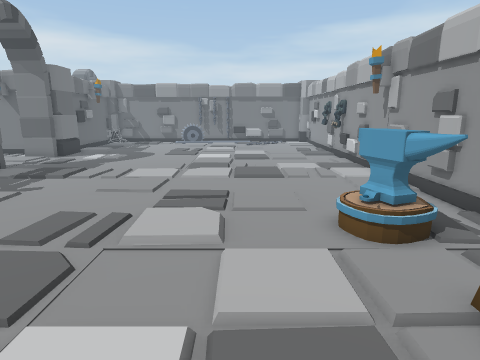
[1] (above)

24 first-person views from a walk through a Unity game level. The camera is 1.4 m above the floor, tilts 12° down and sees 75° across. The floor is counted in squares, 0.5 m on a side. Each view is taken from the middle of a square. On the plan, view 1 faces up. The plan holds only what a view shows up to about 20 squares ahead; the rest is blank. The place goes on beyond the plan.

[2]
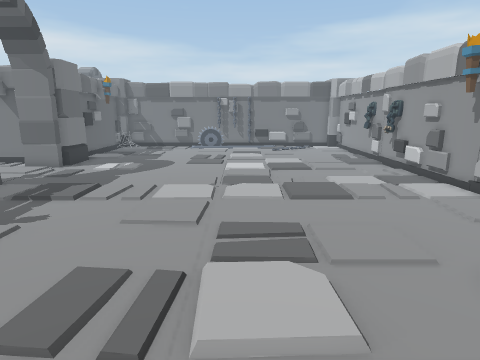

[3]
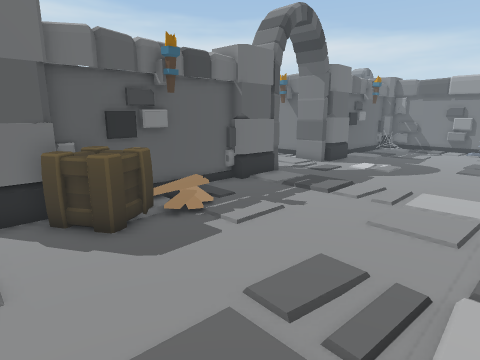

[4]
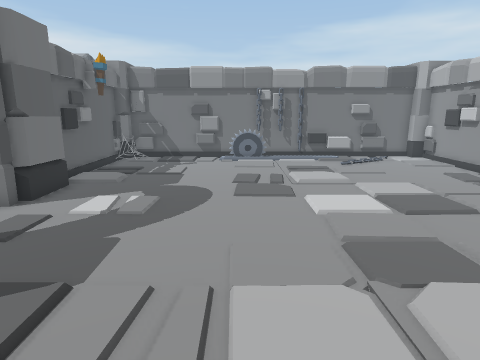

[5]
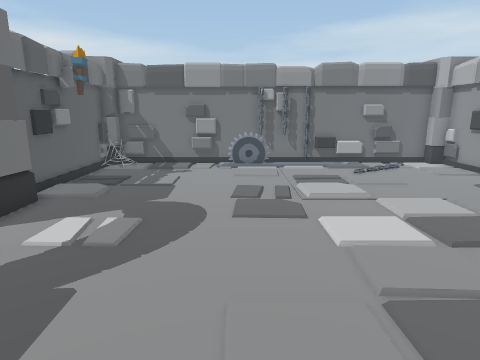

[6]
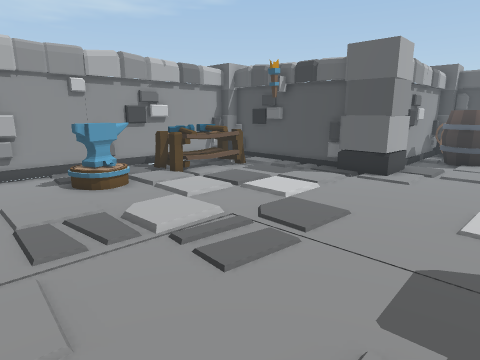

[7]
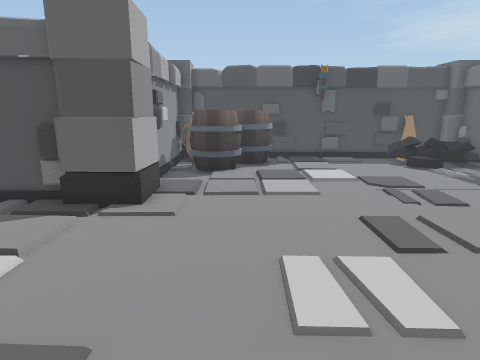

[8]
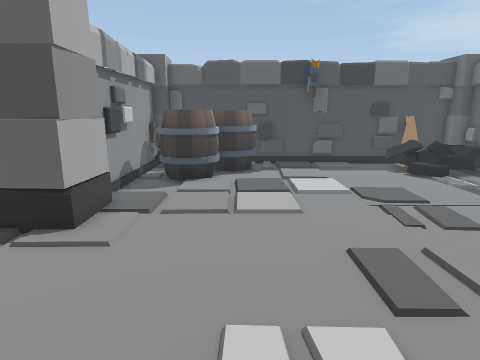

[9]
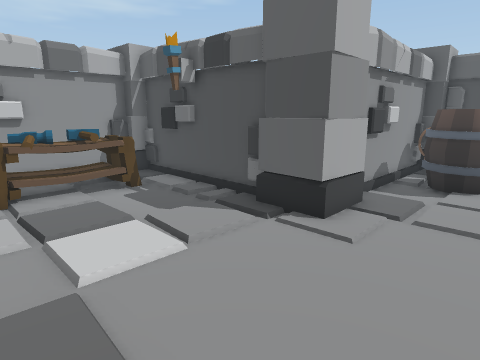

[10]
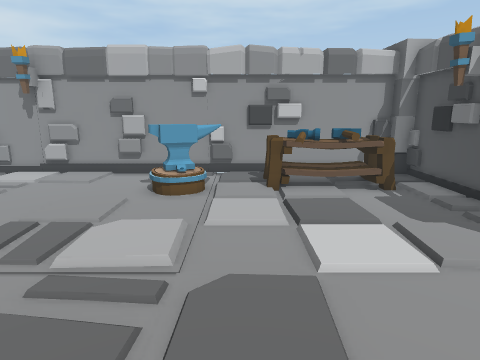

[11]
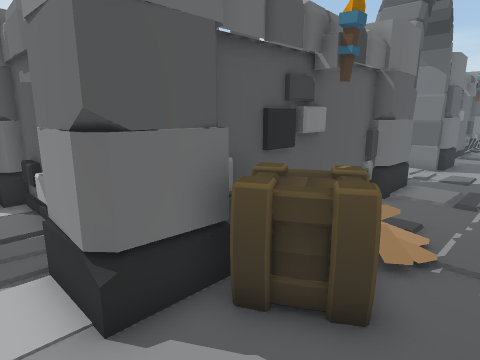

[12]
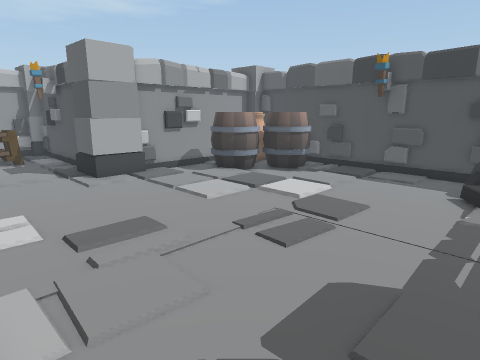

[13]
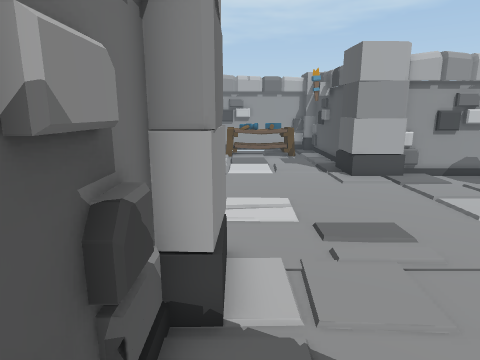

[14]
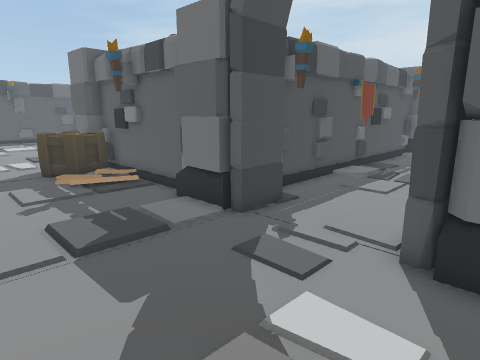

[15]
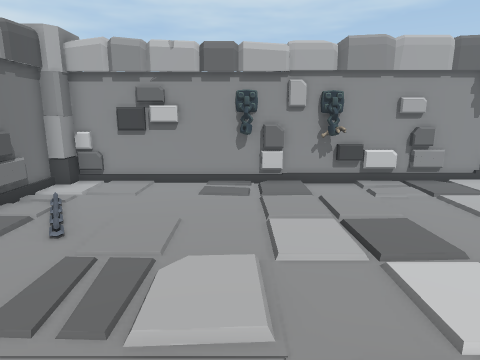

[16]
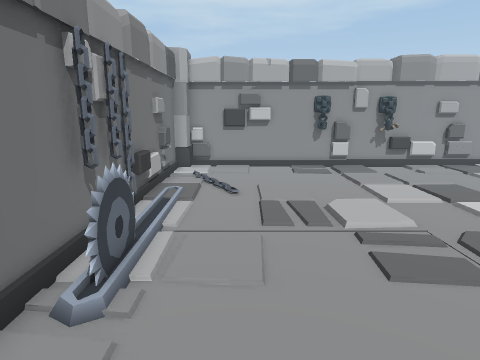

[17]
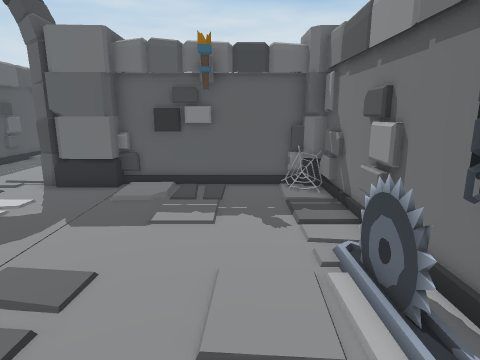

[18]
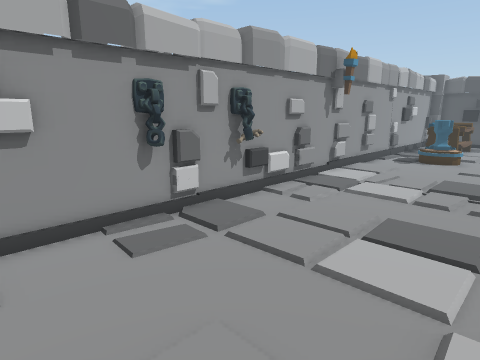

[19]
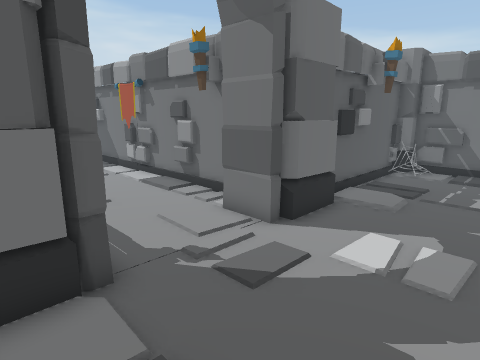

[20]
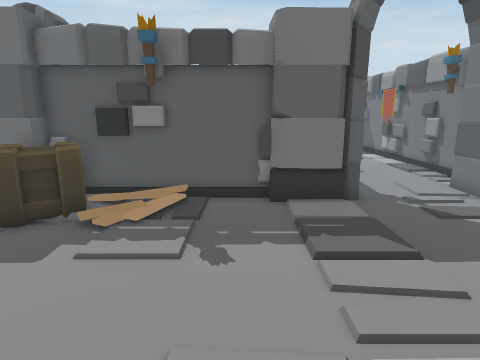

[21]
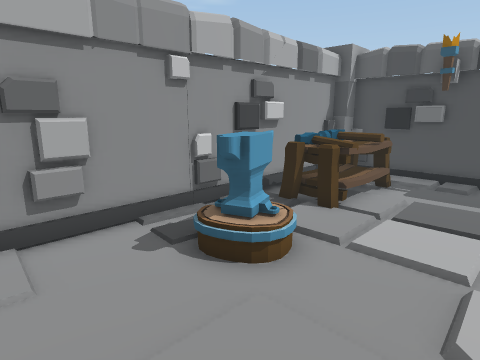

[22]
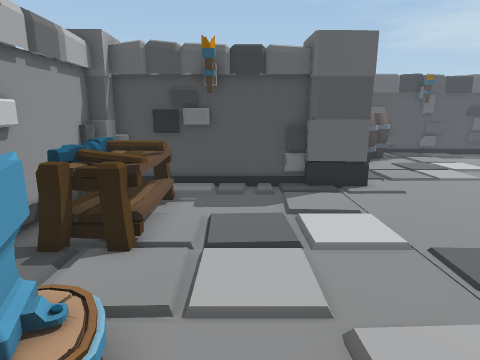

[23]
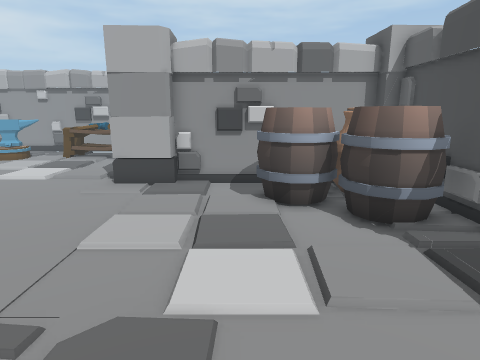

[24]
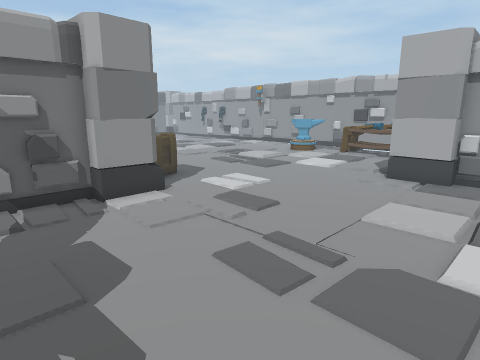

### Floor plan
Points are (right, up) in squares from view 1. A wall is a line through its corners. A room is listed if a view was taken in it or the views show most of it. See-through windows are left out.
Room 1 (views 1, 2, 3, 4, 5, 6, 7, 8, 9, 10, 11, 12, 13, 14, 15, 16, 17, 18, 19, 20, 21, 22, 23, 24)
walls: (-12.4, 9.5) (-12.4, 7.4); (-12.6, 13.1) (-12.6, 5.5); (-12.1, 16) (-12.1, 15.4); (-14.1, 16) (-12.1, 16) (-12.1, 15.5); (-14.5, 4.1) (-16.8, 4.1); (-14.5, 3.9) (-18.5, 3.9); (-12.1, 20.6) (-12.1, 20.2) (-14, 20.2); (6.3, 10.5) (6.7, 10.8); (-12.2, 20.7) (-12.1, 20.2); (-17, 4.1) (-18.5, 4.1); (6.5, 9.4) (6.5, 10.9); (6.6, 9.3) (6.3, 9.6); (6.5, 12.5) (6.5, 14.1); (-1.6, -2.5) (-0.9, -2.5); (-1.6, -2.7) (6, -2.7); (6.5, 5) (6.5, 6.4); (6.5, 15.8) (6.5, 24.1); (2.2, -2.5) (4.5, -2.5); (5.8, 20.2) (6.4, 20.9); (5.9, 20.2) (6.1, 20.5); (6.2, 20) (6.2, 20.7); (6.3, 20) (6.1, 20.8); (6.4, 20) (6, 20.4); (6.5, 19.9) (6.2, 20.3) (6.4, 20.8); (6.5, -1.9) (6.5, 4.6); (6.6, -2.1) (6.6, 30.8); (-12.4, 26.9) (-12.4, 25.9); (6.4, 23.2) (6.2, 23.7) (6.6, 24.2); (6.6, 23.2) (6.2, 23.6); (6.4, 23.5) (6.2, 23.7); (6.3, 23.7) (6.4, 24.1); (6.2, 23.8) (6.6, 24.2); (-3.5, -8.4) (-3.5, -5.9); (6.5, 26.4) (6.5, 30.6); (-5.5, 31.1) (-8.1, 31.1); (-6.3, 31.2) (-6.7, 30.9); (-4.4, 31.3) (-11.5, 31.3); (-9.9, 31.1) (-11.5, 31.1); (-12.6, 30.5) (-12.6, 23.5); (-2.5, 31.3) (-3.6, 31.3); (-3.3, -12.4) (-3.3, -4.5); (-10.4, -12.9) (-7.1, -12.9); (4.4, 31.1) (-0.6, 31.1); (6, 31.3) (-1.6, 31.3); (-15.7, -12.7) (-15.3, -13); (-16.9, -12.9) (-12.1, -12.9); (-17.5, -13.1) (-4.6, -13.1)
low walls: (-3.5, -5.4) (-3.5, -4.5); (5.1, -2.5) (6, -2.5); (-3.5, -12.2) (-3.5, -11.5)
ways out: opening at (-14.5, 18.5)
objects: other object (-18, -13) to (-18, -12); other object (-18, -11) to (-16, -11); plank (-17, -12); column (-14, 3) to (-12, 5); column (-14, 13); column (-14, 21) to (-12, 23); column (-13, 13) to (-12, 15); box (-12, 5) to (-9, 8); other object (-12, 30); barrel (-9, -12) to (-7, -10); barrel (-7, -10) to (-5, -8); other object (-5, -12) to (-4, -10); other object (-5, 30) to (-4, 30); column (-4, -4) to (-2, -2); other object (3, -1) to (5, 0); hammer (3, 0) to (5, 1); other object (3, 2); hammer (3, 2) to (5, 3); other object (3, 4) to (5, 4); anvil (3, 6) to (4, 8)

Where each view was taken, in squares from view 1:
view 1: 0 up, 0 right, facing up
view 2: 3 up, 2 left, facing up
view 3: 3 up, 2 left, facing up-left
view 4: 11 up, 5 left, facing up
view 5: 13 up, 5 left, facing up
view 6: 12 up, 9 left, facing down-right
view 7: 7 up, 7 left, facing down
view 8: 5 up, 8 left, facing down
view 9: 5 up, 8 left, facing down-right
view 10: 5 up, 8 left, facing right
view 11: 2 up, 8 left, facing up-left
view 12: 3 up, 18 left, facing down-right
view 13: 3 up, 18 left, facing right
view 14: 22 up, 6 left, facing down-left
view 15: 24 up, 6 left, facing right
view 16: 28 up, 10 left, facing right
view 17: 28 up, 0 right, facing left
view 18: 28 up, 1 left, facing down-right
view 19: 14 up, 7 left, facing up-left
view 20: 12 up, 2 left, facing left
view 21: 12 up, 1 left, facing down-right
view 22: 10 up, 1 right, facing down
view 23: 7 down, 16 left, facing right
view 24: 7 down, 18 left, facing up-right
